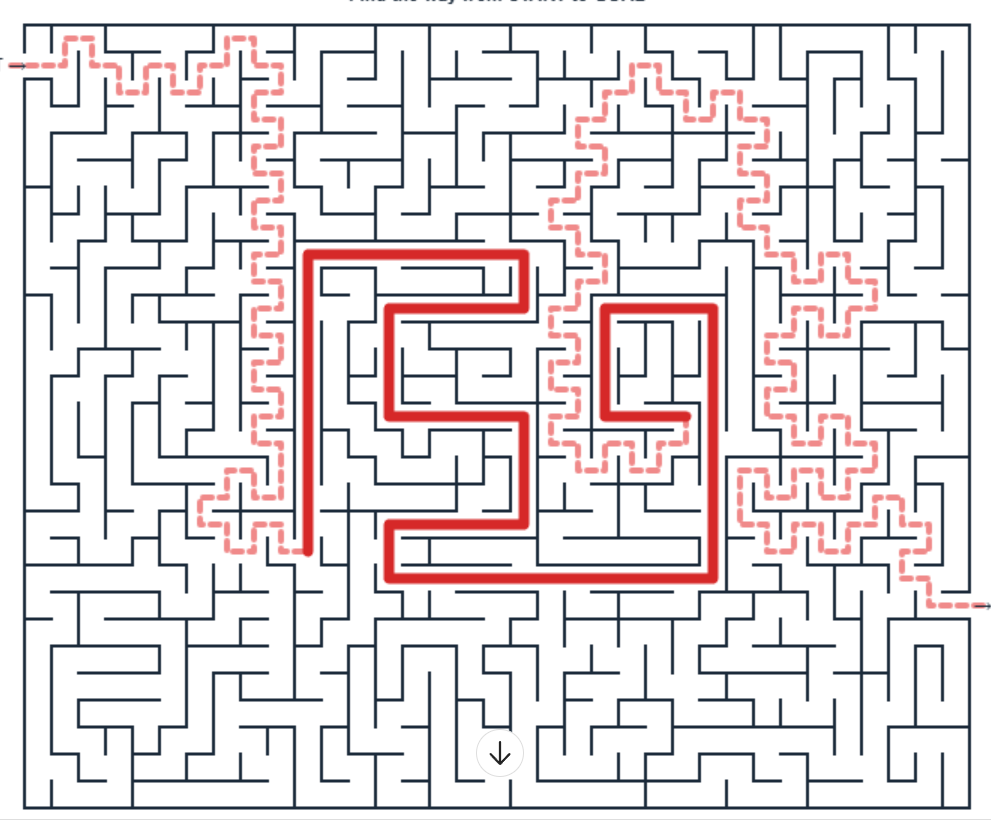
#> input picture tools/maze-source.png, 991 x 821 px, found by its file name
$ python validate_maze.py
#> lines starting #> are read from the running program, lines starting #| are printed output that depends on the picture; after the words box and inside, x2 and y2 are one past the last pixel; in counts of white or black regions, pixels touching at a corner belong together
"""Validate fixed maze encoding: connectivity + overlay vs source."""

from __future__ import annotations

from collections import deque
from pathlib import Path

import numpy as np
from PIL import Image, ImageDraw

ROOT = Path(__file__).resolve().parents[1]
ENC = Path(__file__).with_name("maze-encoding.txt")
SRC = ROOT / "maze-source.png"

TOP, LEFT, CELL = 24, 23, 27


def load_encoding():
    lines = ENC.read_text(encoding="utf-8").strip().splitlines()
#> (reads tools/maze-encoding.txt from the repository)
    meta = {}
    rows = []
    for line in lines:
        if "=" in line and not line[0].isalnum():
            continue
        if line.startswith("entrance="):
            meta["entrance"] = eval(line.split("=", 1)[1])
        elif line.startswith("exit="):
            meta["exit"] = eval(line.split("=", 1)[1])
        elif line.startswith("rows="):
            meta["rows"] = int(line.split("=", 1)[1])
        elif line.startswith("cols="):
            meta["cols"] = int(line.split("=", 1)[1])
        else:
            rows.append(line)
    return meta, rows


def walls(mask: int):
    return {
        "top": bool(mask & 1),
        "right": bool(mask & 2),
        "bottom": bool(mask & 4),
        "left": bool(mask & 8),
    }


def main() -> None:
    meta, rows = load_encoding()
    R, C = meta["rows"], meta["cols"]
    assert len(rows) == R
    assert all(len(r) == C for r in rows)

    maze = [[walls(int(rows[r][c], 16)) for c in range(C)] for r in range(R)]
    start = tuple(meta["entrance"])
    goal = tuple(meta["exit"])

    q = deque([start])
    seen = {start}
    parent = {start: None}
    while q:
        r0, c0 = q.popleft()
        w = maze[r0][c0]
        for nr, nc, blocked in (
            (r0 - 1, c0, w["top"]),
            (r0 + 1, c0, w["bottom"]),
            (r0, c0 - 1, w["left"]),
            (r0, c0 + 1, w["right"]),
        ):
            if blocked or not (0 <= nr < R and 0 <= nc < C) or (nr, nc) in seen:
                continue
            # consistency with neighbor facing wall
            if nr == r0 - 1 and maze[nr][nc]["bottom"]:
                continue
            if nr == r0 + 1 and maze[nr][nc]["top"]:
                continue
            if nc == c0 - 1 and maze[nr][nc]["right"]:
                continue
            if nc == c0 + 1 and maze[nr][nc]["left"]:
                continue
            seen.add((nr, nc))
            parent[(nr, nc)] = (r0, c0)
            q.append((nr, nc))

    print("reachable", len(seen), "/", R * C, "goal", goal in seen)
    assert goal in seen, "exit not reachable"
    assert len(seen) == R * C, "maze has unreachable cells"

    # mutual wall consistency
    bad = 0
    for r in range(R):
        for c in range(C):
            if c + 1 < C and maze[r][c]["right"] != maze[r][c + 1]["left"]:
                bad += 1
            if r + 1 < R and maze[r][c]["bottom"] != maze[r + 1][c]["top"]:
                bad += 1
    print("asymmetric shared walls", bad)

    # overlay difference map
    src = np.array(Image.open(SRC).convert("RGB"))
    r, g, b = src[:, :, 0].astype(int), src[:, :, 1].astype(int), src[:, :, 2].astype(int)
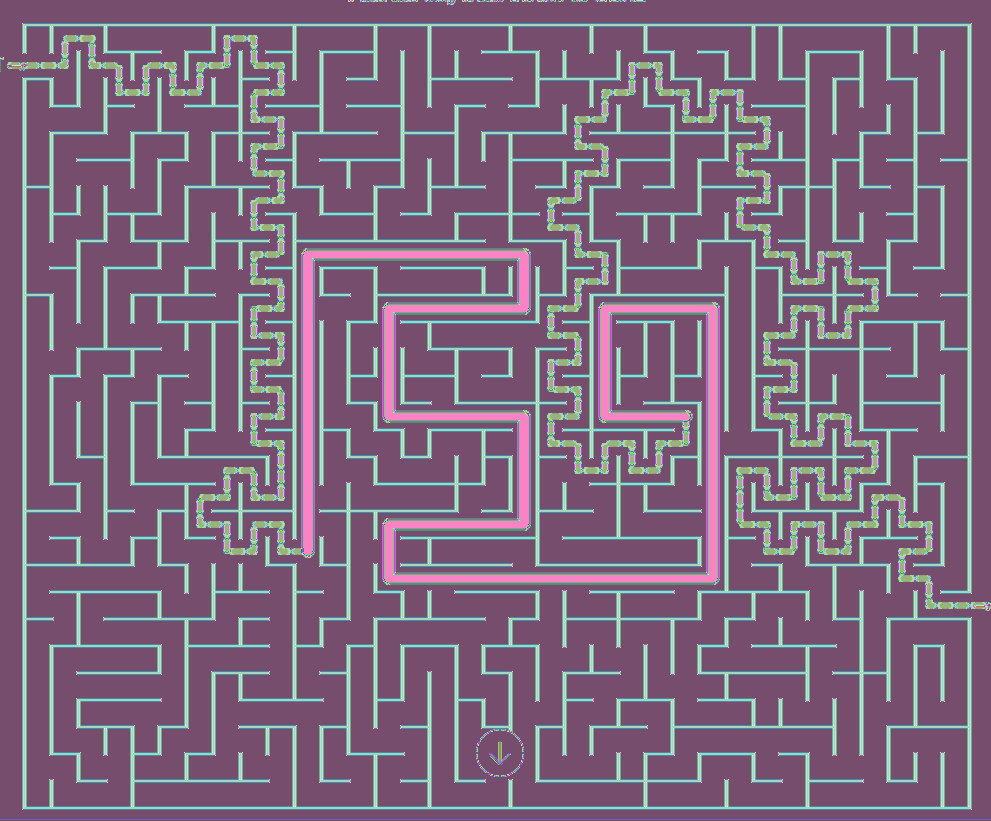
#> r: shape (821, 991) int64; 144 distinct labels, from 27 to 255; one colour per label, 0 black
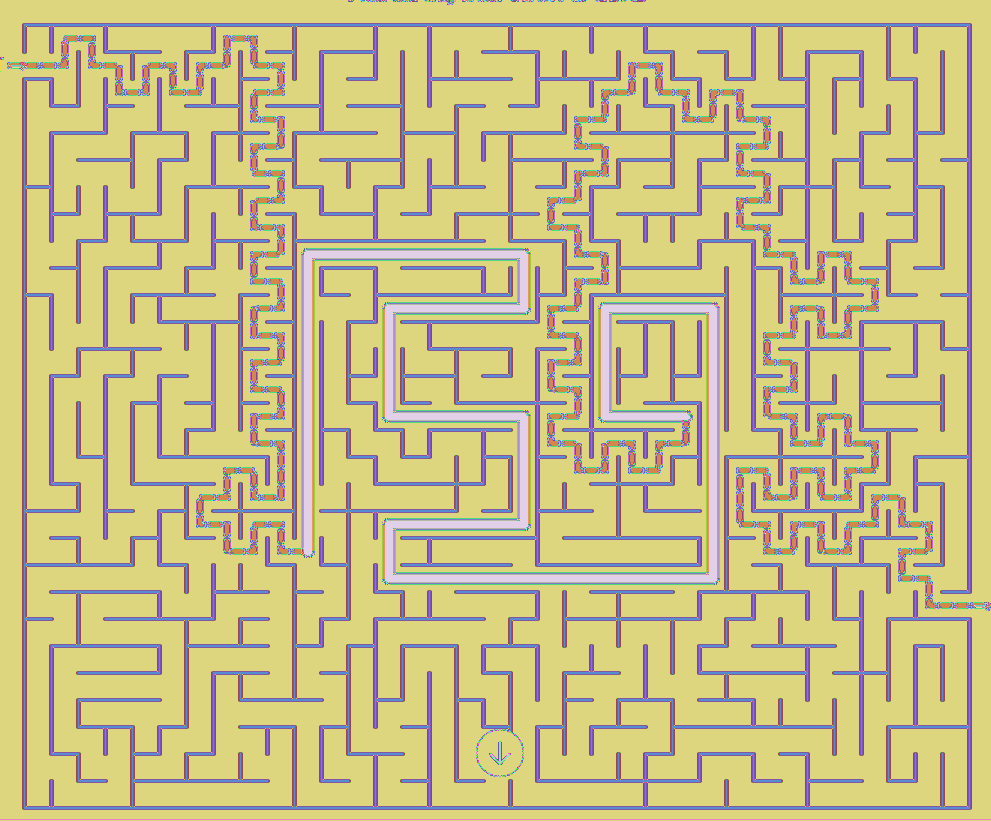
#> g: shape (821, 991) int64; 192 distinct labels, from 36 to 255; one colour per label, 0 black
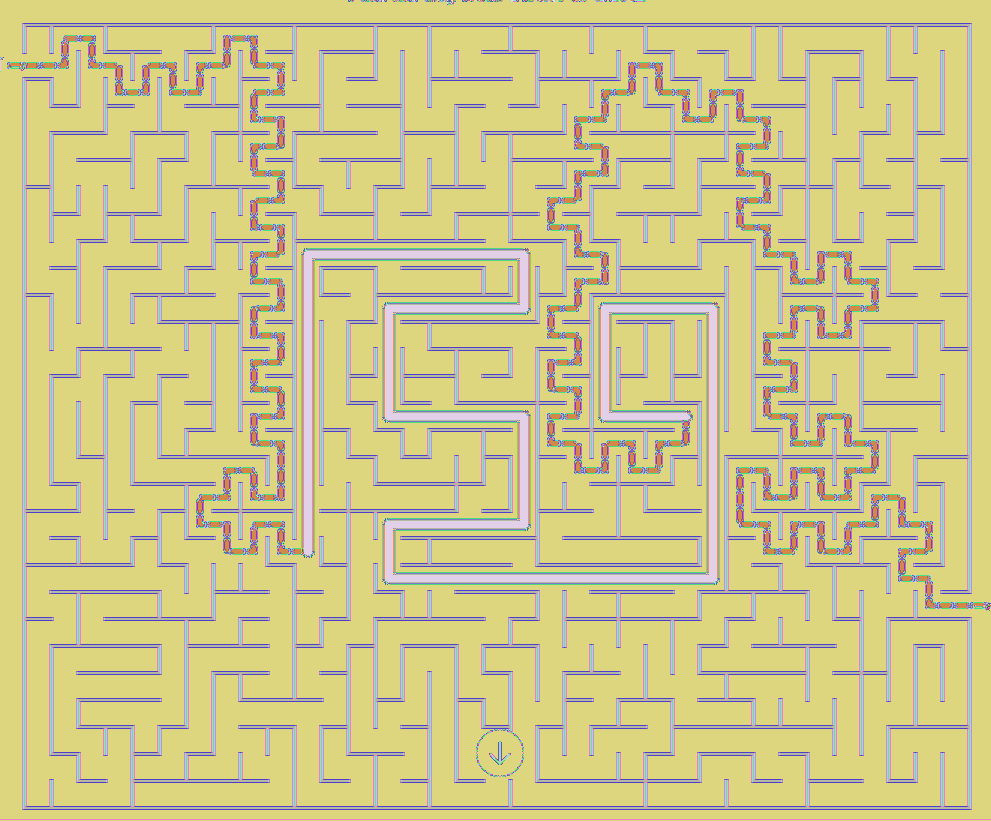
#> b: shape (821, 991) int64; 189 distinct labels, from 36 to 255; one colour per label, 0 black
    is_red = (r > 140) & (r > g + 30) & (r > b + 30)
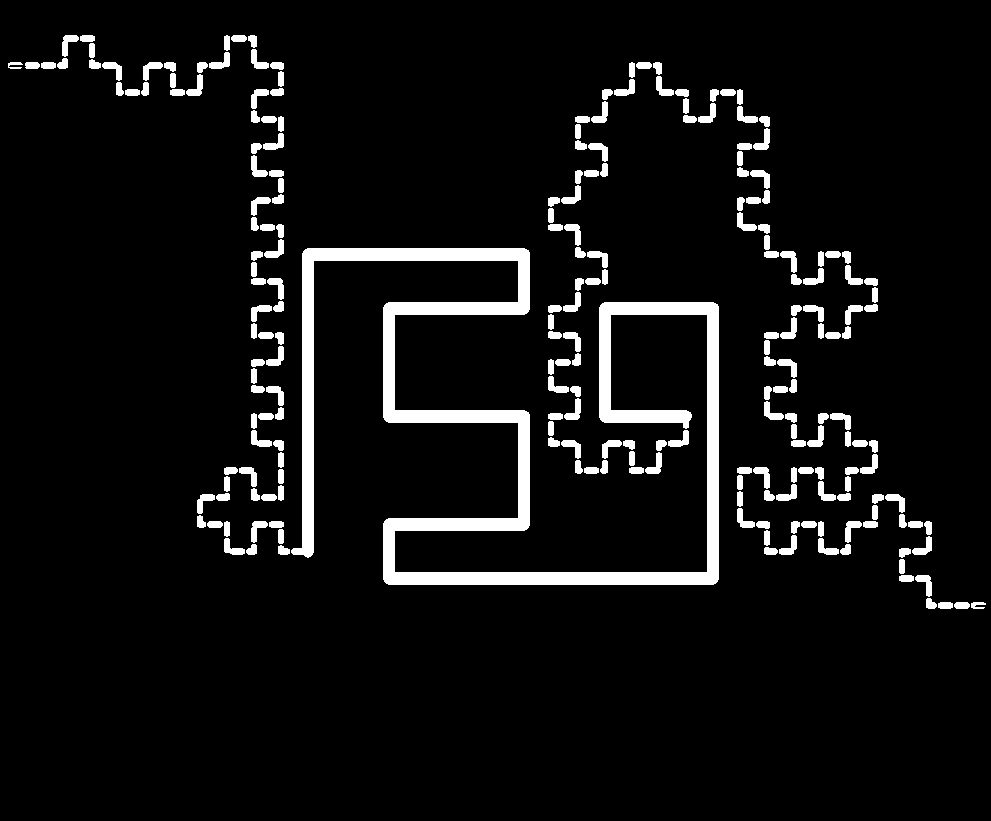
#> is_red: shape (821, 991) bool; 6.5% white; 225 white regions, largest, box (x1, y1, x2, y2) and area: (291, 248, 719, 585) 26797, (62, 35, 79, 57) 188, (186, 74, 203, 96) 188
    lum = (r + g + b) / 3
    src_wall = (lum < 100) & (~is_red)
#> src_wall: shape (821, 991) bool; 9% white; 28 white regions (25 under 20 px), largest, box (x1, y1, x2, y2) and area: (23, 51, 971, 809) 45698, (23, 24, 971, 593) 26979, (490, 741, 510, 765) 100

    canvas = Image.new("RGB", (src.shape[1], src.shape[0]), (255, 255, 255))
#> canvas: PIL image 991x821 RGB; every value is 255
    draw = ImageDraw.Draw(canvas)
    for ri in range(R):
        for ci in range(C):
            x0, x1 = LEFT + ci * CELL, LEFT + (ci + 1) * CELL
            y0, y1 = TOP + ri * CELL, TOP + (ri + 1) * CELL
            w = maze[ri][ci]
            if w["top"]:
                draw.line([(x0, y0), (x1, y0)], fill=(0, 0, 0), width=2)
            if w["bottom"]:
                draw.line([(x0, y1), (x1, y1)], fill=(0, 0, 0), width=2)
            if w["left"]:
                draw.line([(x0, y0), (x0, y1)], fill=(0, 0, 0), width=2)
            if w["right"]:
                draw.line([(x1, y0), (x1, y1)], fill=(0, 0, 0), width=2)

    dig = np.array(canvas)
#> dig: shape (821, 991, 3); 92.9% white; black in thin lines or dots
    dig_wall = dig[:, :, 0] < 128
#> dig_wall: shape (821, 991) bool; 7.1% white in thin lines or dots

    # compare interior only
    y0, y1 = TOP, TOP + R * CELL
    x0, x1 = LEFT, LEFT + C * CELL
    src_i = src_wall[y0:y1, x0:x1]
#> src_i: shape (783, 945) bool; 9.3% white; 21 white regions (1 under 20 px), largest, box (x1, y1, x2, y2) and area: (0, 0, 945, 542) 21654, (0, 27, 246, 783) 12960, (513, 54, 840, 783) 12258
    dig_i = dig_wall[y0:y1, x0:x1]
#> dig_i: shape (783, 945) bool; 7.3% white in thin lines or dots
    # dilate both slightly for fair compare
    from numpy.lib.stride_tricks import sliding_window_view

    def dilate(m):
        pad = np.pad(m, 1, constant_values=False)
#> pad: shape (785, 947) bool; 9.2% white; 21 white regions (1 under 20 px), largest, box (x1, y1, x2, y2) and area: (1, 1, 946, 543) 21654, (1, 28, 247, 784) 12960, (514, 55, 841, 784) 12258
        windows = sliding_window_view(pad, (3, 3))
        return windows.any(axis=(-1, -2))
#> returned value: shape (783, 945) bool; 16.5% white; 21 white regions (1 under 20 px), largest, box (x1, y1, x2, y2) and area: (0, 0, 945, 543) 38394, (0, 26, 247, 783) 22171, (512, 53, 841, 783) 22145

    src_d = dilate(src_i)
    dig_d = dilate(dig_i)
#> in dilate (call 2), `pad = np.pad(m, 1, constant_values=False)`: pad: shape (785, 947) bool; 7.3% white in thin lines or dots
#> in dilate (call 2), `return windows.any(axis=(-1, -2))`: returned value: shape (783, 945) bool; 14.5% white; 19 white regions, largest, box (x1, y1, x2, y2) and area: (0, 0, 945, 543) 34283, (512, 53, 839, 783) 19638, (0, 26, 246, 783) 19020
    missing = src_i & ~dig_d  # source wall not in digitized
#> missing: shape (783, 945) bool; 0.03% white in thin lines or dots, all inside (x1, y1, x2, y2) = (0, 27, 894, 758)
    extra = dig_i & ~src_d  # digitized wall not in source
#> extra: shape (783, 945) bool; every value is 0
    print(
        "wall pixel mismatch (approx)",
        "missing",
        int(missing.mean() * 1000) / 10,
        "%",
        "extra",
        int(extra.mean() * 1000) / 10,
        "%",
    )
#| wall pixel mismatch (approx) missing 0.0 % extra 0.0 %

    overlay = np.zeros((y1 - y0, x1 - x0, 3), dtype=np.uint8)
    overlay[:] = 255
    overlay[src_i] = [0, 0, 0]
    overlay[missing] = [255, 0, 0]  # missed walls
    overlay[extra] = [0, 0, 255]  # false walls
    Image.fromarray(overlay).save(Path(__file__).with_name("maze-diff.png"))
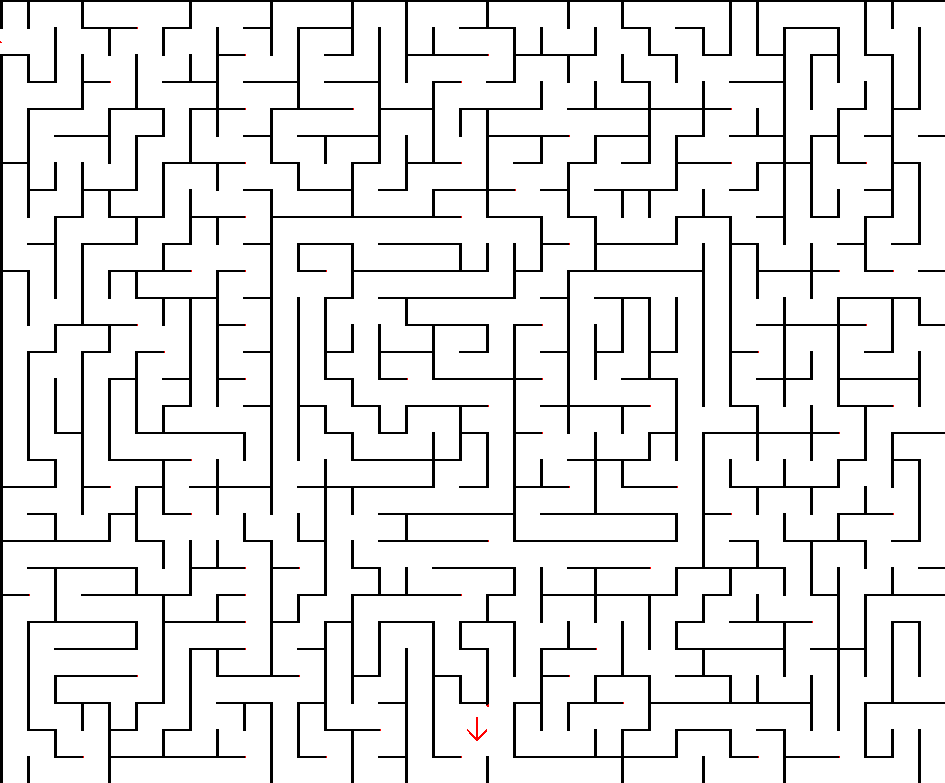
#> saved as maze-diff.png: PIL image 945x783 RGB; mean R, G, B 231.4, 231.4, 231.4
    print("wrote maze-diff.png (red=missed, blue=extra)")


if __name__ == "__main__":
    main()
